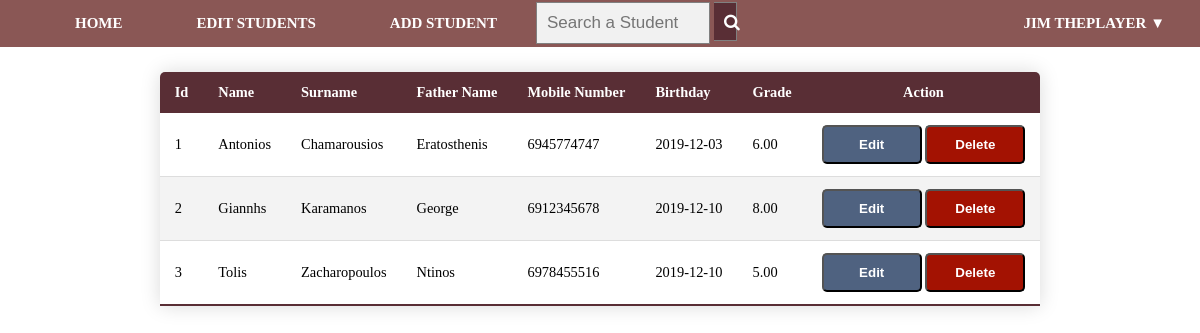
/php/tuc/EditAllStudents.php (signed in), run on the app's committed database.
### tables this page shows
CREATE TABLE `Students` (
  `ID` int(11) NOT NULL,
  `NAME` varchar(20) DEFAULT NULL,
  `SURNAME` varchar(20) DEFAULT NULL,
  `FATHERNAME` varchar(20) DEFAULT NULL,
  `MOBILENUMBER` varchar(10) DEFAULT NULL,
  `BIRTHDAY` date DEFAULT NULL,
  `GRADE` decimal(4,2) DEFAULT NULL
);

### php/tuc/EditAllStudents.php (the view, shortened to what this page needs)
<?php
if (isset($_SESSION['User']))
{
    include_once("navbar.php");
    ?>
    <head>
        <link rel="stylesheet" href="EditButtons.css">
    </head>
    <?php
$mysqli = new mysqli('mysql8','root','123456','myDB') or die(mysqli_error($mysqli));
    $result = $mysqli->query('SELECT * FROM Students') or die($mysqli->error);
    ?>
    <div >
        <table class="table-Decor"  >
            <thead>
            <tr>
                <th>Id</th>
                <th>Name</th>
                <th>Surname</th>
                <th>Father Name</th>
                <th>Mobile Number</th>
                <th>Birthday</th>
                <th>Grade</th>
                <th align="center">Action</th>
            </tr>
            </thead>
            <?php
            while ($row = $result->fetch_assoc()): ?>
                <tr>
                    <td><?php echo $row['ID']; ?></td>
                    <td><?php echo $row['NAME']; ?></td>
                    <td><?php echo $row['SURNAME']; ?></td>
                    <td><?php echo $row['FATHERNAME']; ?></td>
                    <td><?php echo $row['MOBILENUMBER']; ?></td>
                    <td><?php echo $row['BIRTHDAY']; ?></td>
                    <td><?php echo $row['GRADE']; ?></td>
                    <td>
                        <form action='EditStudent.php' method="GET" >
                            <button type="submit" class="button-edit" name="editBtn">Edit</button>
                        </form>
                        <form action='DeleteStudent.php' method="GET" >
                        <button type="submit" class="button-delete" name="deleteBTN">Delete</button>
                        </form>
                    </td>
                </tr>
            <?php endwhile; ?>
            </body>
        </table>
    </div>
    </body>
<?php
}
else
{
header("location:index.php");
}
?>
<body>

### php/tuc/navbar.css (style rules this page uses)
* { margin: 0; }
form { display: inline; }

### php/tuc/EditButtons.css (style rules this page uses)
.button-edit { text-decoration: none; color: white; display: inline-block; width: 100px; background: #4f6280; padding: 10px; text-align: center; border-radius: 5px; color: white; font-weight: bold; }
.button-delete { text-decoration: none; color: white; display: inline-block; width: 100px; background: #a31202; padding: 10px; text-align: center; border-radius: 5px; color: white; font-weight: bold; }

### php/tuc/EditAllStudents.php (style rules this page uses)
.table-Decor { border-collapse: collapse; margin:25px; font-size: 0.9em; min-width: 750px; border-radius: 5px 5px 0 0; overflow: hidden; box-shadow: 0 0 20px rgba(0,0,0,0.15); margin-left: auto; margin-right: auto; }
.table-Decor thead tr { background-color:#592e35; color:#ffff; text-align: left; font-weight: bold; }
.table-Decor th, .table-Decor td { padding: 12px 15px; }
.table-Decor tbody tr { border-bottom: 1px solid #dddddd; }
.table-Decor tbody tr:last-of-type { border-bottom: 2px solid #592e35; }
.table-Decor tbody tr:nth-of-type(even) { background-color: #f3f3f3; }

### data on the page
students: ID "1", NAME "Antonios", SURNAME "Chamarousios", FATHERNAME "Eratosthenis", MOBILENUMBER "6945774747", BIRTHDAY "2019-12-03", GRADE "6.00"
students: ID "2", NAME "Giannhs", SURNAME "Karamanos", FATHERNAME "George", MOBILENUMBER "6912345678", BIRTHDAY "2019-12-10", GRADE "8.00"
students: ID "3", NAME "Tolis", SURNAME "Zacharopoulos", FATHERNAME "Ntinos", MOBILENUMBER "6978455516", BIRTHDAY "2019-12-10", GRADE "5.00"

### other printed values
$_SESSION['Name'] "JIM THEPLAYER"
